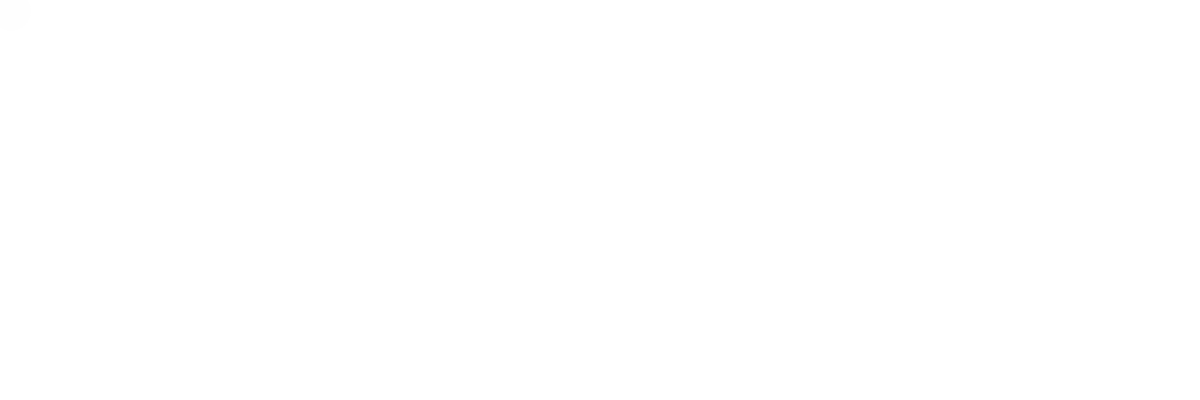
Frame 1 (no input)
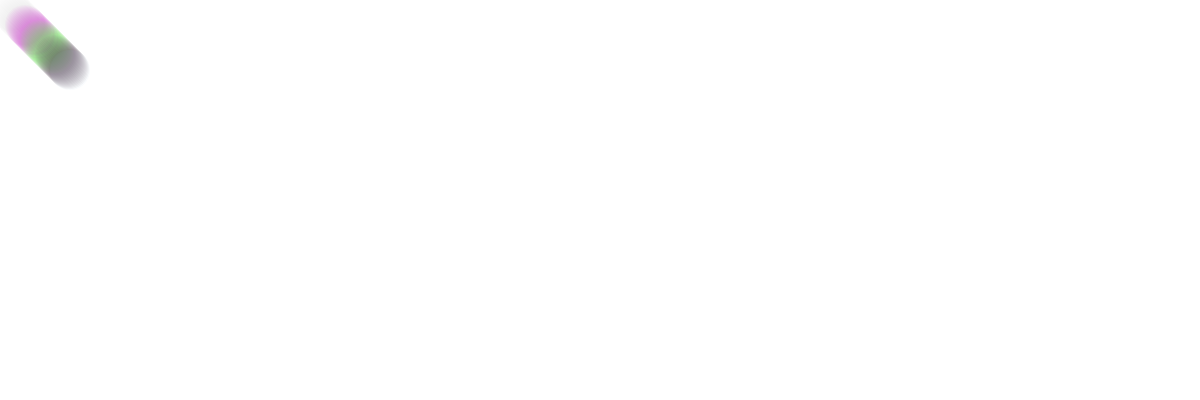
Frame 60 (no input)
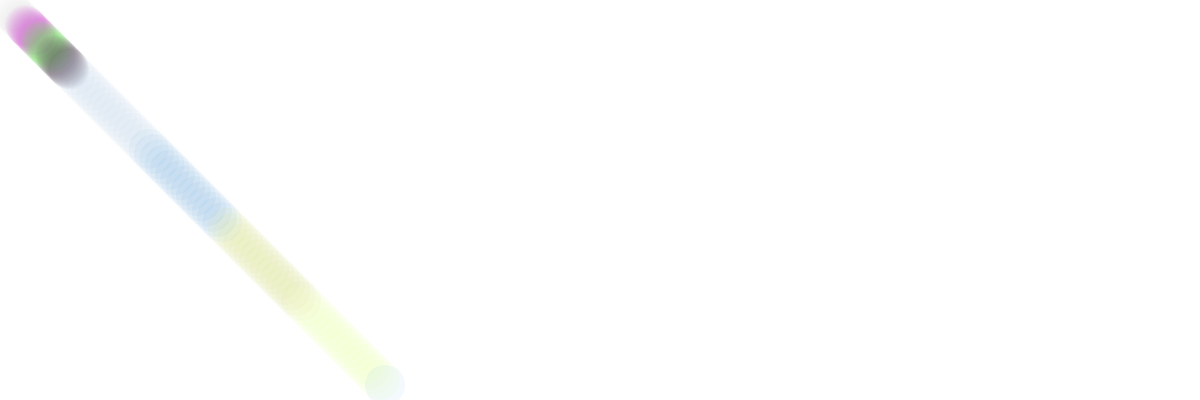
Frame 120 (the mouse pressed at the canvas centre since frame 60)

The p5.js sketch that drew these frames (run headless with seeded random() and noise() and a simulated clock; from frame 60 on, the mouse is pressed at the canvas centre):

// p5.js sketch
// ── sketch.js

let ball_color;
let fill_counter= 0;
let pos_x= 0;
let ball = {};
ball.width = 40;
ball.x = 10;
ball.y = 10;
ball.delta_x = 1;
ball.delta_y = 1;
ball.scale_x = 1;
ball.scale_y = 1;

function setup() {
    createCanvas(windowWidth, 400);

    ball_color = color(150,150,150,3);
    background(255);

}

function draw() {

pos_x ++;

pos_x %= width;

fill_counter = pos_x % 15

if( fill_counter == 0) {
  ball_color= color(
    random(255),
    random(255),
    random(255),
    12
  );

}

    ball.x += ball.delta_x * ball.scale_x;
    ball.y += ball.delta_y * ball.scale_y;


    if (ball.x >= width || ball.x <= 0) {
        ball.delta_x = -1 * ball.delta_x;
    }
    if (ball.y >= height || ball.y <= 0) {
        ball.delta_y = -1 * ball.delta_y;
    }

noStroke();
    fill(ball_color);
    ellipse(ball.x, ball.y, ball.width, ball.width);

}

function mousePressed() {
    ball.scale_x = map(mouseX, 0, width, 0.5, 10);
    ball.scale_y = map(mouseY, 0, height, 0.5, 10);

}
